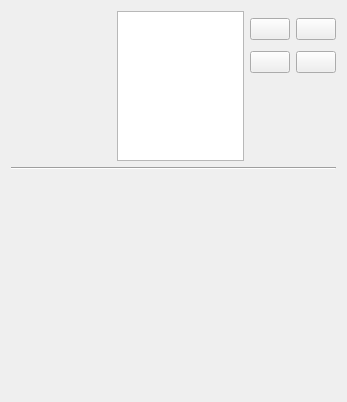
<?xml version="1.0" encoding="UTF-8"?>
<ui version="4.0">
 <class>QgsEffectStackPropertiesWidgetBase</class>
 <widget class="QWidget" name="QgsEffectStackPropertiesWidgetBase">
  <property name="geometry">
   <rect>
    <x>0</x>
    <y>0</y>
    <width>347</width>
    <height>402</height>
   </rect>
  </property>
  <property name="windowTitle">
   <string>Effects</string>
  </property>
  <layout class="QVBoxLayout" name="verticalLayout_3">
   <item>
    <layout class="QHBoxLayout" name="horizontalLayout">
     <item>
      <widget class="QLabel" name="lblPreview">
       <property name="sizePolicy">
        <sizepolicy hsizetype="MinimumExpanding" vsizetype="Fixed">
         <horstretch>0</horstretch>
         <verstretch>0</verstretch>
        </sizepolicy>
       </property>
       <property name="minimumSize">
        <size>
         <width>100</width>
         <height>100</height>
        </size>
       </property>
       <property name="maximumSize">
        <size>
         <width>120</width>
         <height>100</height>
        </size>
       </property>
       <property name="frameShape">
        <enum>QFrame::NoFrame</enum>
       </property>
       <property name="frameShadow">
        <enum>QFrame::Sunken</enum>
       </property>
       <property name="lineWidth">
        <number>1</number>
       </property>
       <property name="midLineWidth">
        <number>0</number>
       </property>
       <property name="text">
        <string/>
       </property>
       <property name="alignment">
        <set>Qt::AlignCenter</set>
       </property>
      </widget>
     </item>
     <item>
      <widget class="QListView" name="mEffectsList">
       <property name="sizePolicy">
        <sizepolicy hsizetype="Expanding" vsizetype="Fixed">
         <horstretch>0</horstretch>
         <verstretch>0</verstretch>
        </sizepolicy>
       </property>
       <property name="maximumSize">
        <size>
         <width>16777215</width>
         <height>150</height>
        </size>
       </property>
       <property name="editTriggers">
        <set>QAbstractItemView::NoEditTriggers</set>
       </property>
      </widget>
     </item>
     <item>
      <layout class="QVBoxLayout" name="pushBtnBox_1">
       <property name="spacing">
        <number>4</number>
       </property>
       <item>
        <widget class="QPushButton" name="mAddButton">
         <property name="maximumSize">
          <size>
           <width>50</width>
           <height>16777215</height>
          </size>
         </property>
         <property name="toolTip">
          <string>Add new effect</string>
         </property>
        </widget>
       </item>
       <item>
        <widget class="QPushButton" name="mRemoveButton">
         <property name="maximumSize">
          <size>
           <width>50</width>
           <height>16777215</height>
          </size>
         </property>
         <property name="toolTip">
          <string>Remove effect</string>
         </property>
        </widget>
       </item>
       <item>
        <spacer name="verticalSpacer_1">
         <property name="orientation">
          <enum>Qt::Vertical</enum>
         </property>
         <property name="sizeHint" stdset="0">
          <size>
           <width>10</width>
           <height>80</height>
          </size>
         </property>
         <property name="sizeType">
           <enum>QSizePolicy::Preferred</enum>       
         </property>
        </spacer>
       </item>
      </layout>
     </item>
     <item>
      <layout class="QVBoxLayout" name="pushBtnBox_2">
       <property name="spacing">
        <number>4</number>
       </property>
       <item>
        <widget class="QPushButton" name="mUpButton">
         <property name="maximumSize">
          <size>
           <width>50</width>
           <height>16777215</height>
          </size>
         </property>
         <property name="toolTip">
          <string>Move up</string>
         </property>
        </widget>
       </item>
       <item>
        <widget class="QPushButton" name="mDownButton">
         <property name="maximumSize">
          <size>
           <width>50</width>
           <height>16777215</height>
          </size>
         </property>
         <property name="toolTip">
          <string>Move down</string>
         </property>
        </widget>
       </item>
       <item>
        <spacer name="verticalSpacer_2">
         <property name="orientation">
          <enum>Qt::Vertical</enum>
         </property>
         <property name="sizeHint" stdset="0">
          <size>
           <width>10</width>
           <height>80</height>
          </size>
         </property>
         <property name="sizeType">
           <enum>QSizePolicy::Preferred</enum>       
         </property>
        </spacer>
       </item>
      </layout>
     </item>
    </layout>
   </item>
   <item>
    <widget class="Line" name="line">
     <property name="orientation">
      <enum>Qt::Horizontal</enum>
     </property>
    </widget>
   </item>
   <item>
    <widget class="QFrame" name="frame">
     <property name="sizePolicy">
      <sizepolicy hsizetype="Expanding" vsizetype="Preferred">
       <horstretch>4</horstretch>
       <verstretch>0</verstretch>
      </sizepolicy>
     </property>
     <property name="frameShape">
      <enum>QFrame::NoFrame</enum>
     </property>
     <property name="frameShadow">
      <enum>QFrame::Sunken</enum>
     </property>
     <layout class="QVBoxLayout" name="verticalLayout_2">
      <property name="spacing">
       <number>0</number>
      </property>
      <property name="margin">
       <number>0</number>
      </property>
      <item>
       <widget class="QStackedWidget" name="stackedWidget">
        <property name="sizePolicy">
         <sizepolicy hsizetype="Expanding" vsizetype="Expanding">
          <horstretch>2</horstretch>
          <verstretch>0</verstretch>
         </sizepolicy>
        </property>
        <widget class="QWidget" name="page_2"/>
       </widget>
      </item>
     </layout>
    </widget>
   </item>
  </layout>
 </widget>
 <resources/>
 <connections/>
</ui>
